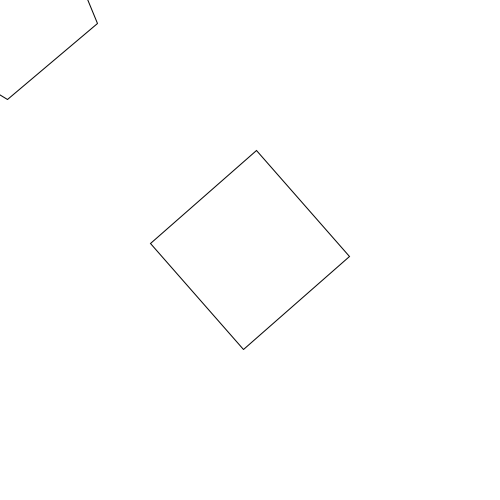
Frame 1 (no input)
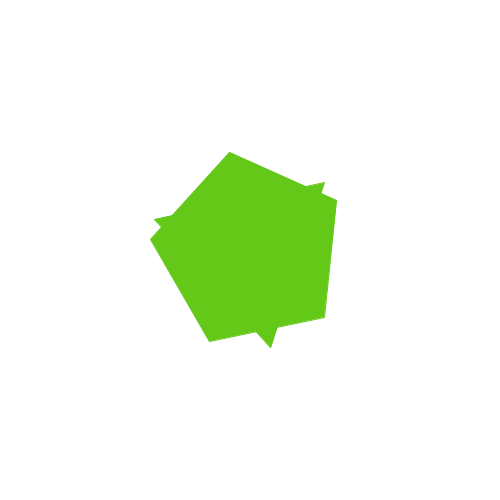
Frame 2 (the mouse pressed at the canvas centre, redrawn once)

The Processing sketch that drew these frames (run headless with seeded random() and noise(); the mouse was pressed at the canvas centre and the sketch redrawn once):

// Processing sketch: JumpGame
// ── JumpGame.pde
Shape shape1, shape2;

void setup() {
  size(500, 500);

  shape1 = regularPolygon(width/2, height/2, 100, floor(random(2, 6)));
  shape2 = regularPolygon(mouseX, mouseY, 100, floor(random(2, 6)));

  noLoop();
}

void draw() {
  background(255);

  PVector[] axes = (PVector[])concat(shape1.axes, shape2.axes);
  if (SAT(axes, shape1.vertices, shape2.vertices)) {
    stroke(100, 200, 25);
    fill(100, 200, 25);
  } else {
    stroke(0);
    noFill();
  }

  shape1.show();
  shape2.show();
}

void mouseMoved() {
  shape2.translate(mouseX - pmouseX, mouseY - pmouseY); 
  redraw();
}

void mousePressed() {
  setup();
}

// ── Projection.pde

//a projection of a two dimensional shape onto an axis.
//a projection is essentially a one dimensional line
class Projection {
  float min, max;
  
  Projection(float min, float max) {
    this.min = min;
    this.max = max;
  }
}

//projects a two-dimensional shape onto an axis
//takes the vertices of a shape and an axis
Projection project(PVector[] vertices, PVector axis) {
  float min = axis.dot(vertices[0]);
  float max = min;
  //already dealt with first vertex
  for (int j = 1; j < vertices.length; j++) { 
    float p = axis.dot(vertices[j]);
    if (p < min) {
      min = p;  
    } else if (p > max) {
      max = p;
    }
  }
  
  return new Projection(min, max);
}

// ── SAT.pde
//the separating axis test:
boolean SAT(PVector[] axes, PVector[] verticesA, PVector[] verticesB) {
  for (int i = 0; i < axes.length; i++) {
    //project each shape onto the current axis
    Projection a = project(verticesA, axes[i]);
    Projection b = project(verticesB, axes[i]);
    //compare projections: do they overlap?
    if (
         !(
            ( a.min < b.min && b.min < a.max ) 
            || 
            ( b.min < a.min && a.min < b.max ) 
          )
       ) 
    {
      return false;
    }
  }
  return true;
}

// ── Shape.pde
Shape regularPolygon(float x, float y, float r, int n) {
  float startAngle = random(TWO_PI);
  
  PVector[] vertices = new PVector[n+1];
  for (int i=0; i<n+1; i++) {
    float angle = startAngle + map(i, 0, n, 0, TWO_PI);
    vertices[i] = new PVector(x + r*cos(angle), y + r*sin(angle));
  }
  return new Shape(vertices);
}

//A polygon or polyline:
class Shape {
  PVector[] vertices;
  PVector[] axes;
  
  Shape(PVector[] vertices) {
    this.vertices = vertices;
    this.axes = new PVector[vertices.length-1];
    
    for (int i=0; i<axes.length; i++) {
      axes[i] = getAxis(vertices[i], vertices[i+1]);
    }
  }
  
  PVector getAxis(PVector a, PVector b) {
    PVector axis = new PVector(b.y-a.y, a.x-b.x);
    axis.normalize();
    return axis;
  }
  
  void show() {
    beginShape();
    for (PVector vtx : vertices) {
      vertex(vtx.x, vtx.y);
    }
    endShape();
  }
  
  void translate(float dx, float dy) {
    for (PVector vtx : vertices) {
      vtx.x += dx;
      vtx.y += dy;
    }
  }
}
